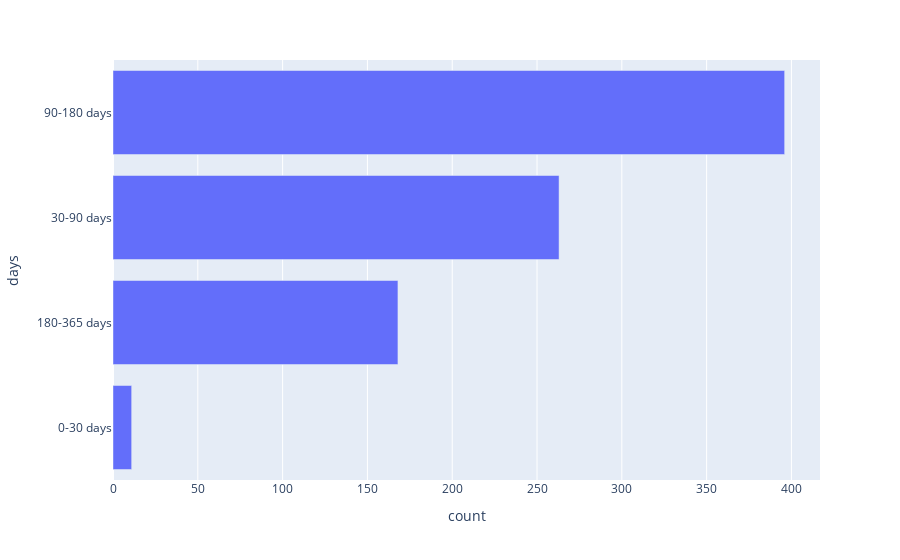

Write notebook code for a chart like this one.
### Markdown cell above
**Построим интерактивный барплот, на котором будут показаны категории с количеством уникальных клиентов в них. Расположм их так, чтобы внизу была самая малочисленная, а наверху – самая большая.**

### Code cell
int_bar = px.bar(x = cut_clients_date.count_clients, y = cut_clients_date.difference_dates)
int_bar.update_layout(yaxis = {"categoryorder":"total ascending"})
int_bar.update_layout(xaxis_title='count', yaxis_title='days')

### Figure 1 — Plotly figure (JSON) as saved in the notebook; plotly's stock layout.template omitted (floating-point values rounded to 4 significant figures)
{"data": [{"alignmentgroup": "True", "hovertemplate": "x=%{x}<br>y=%{y}<extra></extra>", "legendgroup": "", "marker": {"color": "#636efa", "pattern": {"shape": ""}}, "name": "", "offsetgroup": "", "orientation": "h", "showlegend": false, "textposition": "auto", "type": "bar", "x": [396, 263, 168, 11], "xaxis": "x", "y": ["90-180 days", "30-90 days", "180-365 days", "0-30 days"], "yaxis": "y"}], "layout": {"autosize": true, "barmode": "relative", "legend": {"tracegroupgap": 0}, "margin": {"t": 60}, "xaxis": {"anchor": "y", "autorange": true, "domain": [0, 1], "range": [0, 416.8], "title": {"text": "count"}, "type": "linear"}, "yaxis": {"anchor": "x", "autorange": true, "categoryorder": "total ascending", "domain": [0, 1], "range": [-0.5, 3.5], "title": {"text": "days"}, "type": "category"}}}
